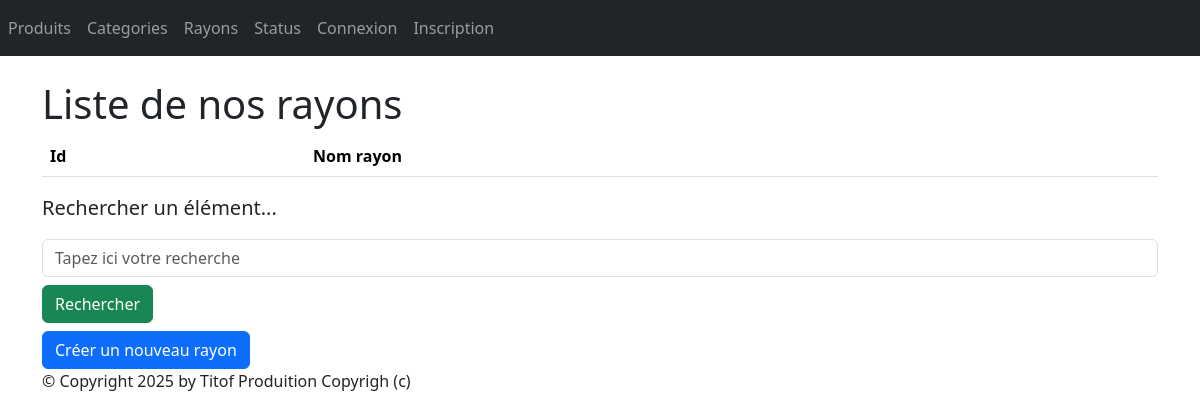
The page /monApp/rayons/ on the database as committed earlier.
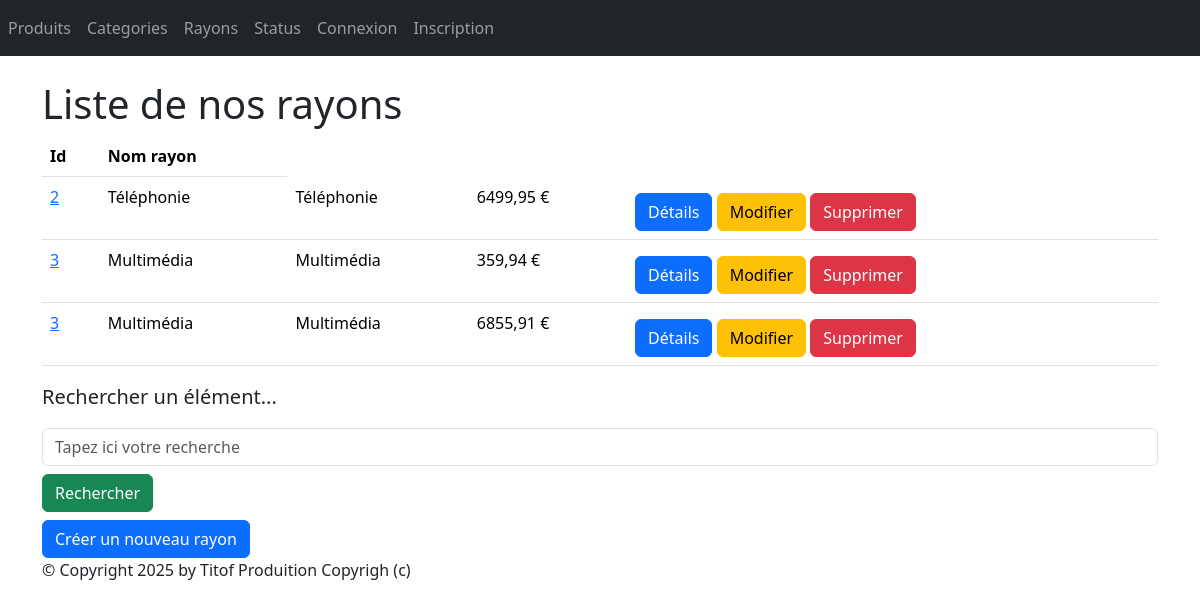
The same page on the database as committed later.
### monApp/models.py (models this page shows, shortened)
class Rayon(models.Model):
    idRayon = models.AutoField(primary_key=True)
    nomRayon = models.CharField(max_length=100)

### monApp/views.py (the view)
class RayonListView(ListView):
    model = Rayon
    template_name = "monApp/list_rayon.html"
    context_object_name = "rayons"
    def get_queryset(self):
        query = self.request.GET.get('search')
        if query:
            return Rayon.objects.filter(nomRayon__icontains=query).prefetch_related(
        Prefetch("contenir_rayon", queryset=Contenir.objects.select_related("produits"))
        )
        return Rayon.objects.prefetch_related(
        Prefetch("contenir_rayon", queryset=Contenir.objects.select_related("produits"))
        )
    def get_context_data(self, **kwargs):
        context = super(RayonListView, self).get_context_data(**kwargs)
        context['titremenu'] = "Liste de mes rayons"
        ryns_dt = []
        for rayon in context['rayons']:
            total = 0
            for contenir in rayon.contenir_rayon.all():
                total += contenir.produits.prixUnitaireProd * contenir.qte
                ryns_dt.append({'rayon': rayon,'total_stock': total})
        context['ryns_dt'] = ryns_dt
        return context

### monApp/templates/monApp/list_rayon.html
{%extends "monApp/base.html"%}
{%block contenu%}
<h1>Liste de nos rayons</h1>
<table class="table">
    <thead>
        <th>Id</th>
        <th>Nom rayon</th>
    </thead>
    <tbody>
        {% for data in ryns_dt %}
        <tr>
            <td><a href="{% url 'rayon-dtl' data.rayon.idRayon %}">{{ data.rayon.idRayon }}</a></td>
            <td>{{ data.rayon.nomRayon }} </td>
            <td>{{ data.rayon.nomRayon }} </td>
            <td>{{ data.total_stock }} €</td>
            <td>
                <a href="{% url 'rayon-dtl' data.rayon.idRayon %}" class="btn btn-primary mt-2">Détails</a>
                <a href="{% url 'rayon-chng' data.rayon.idRayon %}" class="btn btn-warning mt-2">Modifier</a>
                <a href="{% url 'rayon-dlt' data.rayon.idRayon %}" class="btn btn-danger mt-2">Supprimer</a>
            </td>
        </tr>
        {% endfor %}
    </tbody>
</table>
<p class="lead mb-3 ml-0">Rechercher un élément...</p>
<form method="GET" action="">
    <input class="form-control" type="text" name="search" placeholder="Tapez ici votre recherche"
        value="{{ request.GET.search }}">
    <button type="submit" class="btn btn-success mt-2">Rechercher</button>
</form>
<a href="{% url 'create_rayon' %}" class="btn btn-primary mt-2">Créer un nouveau rayon</a>
{%endblock%}

### monApp/templates/monApp/base.html (shortened to what this page needs)
<!doctype html>
{% load static %}
<html lang="fr">
<head>
    {% block styles %}
    <link rel="stylesheet" href="{% static 'styles.css' %}" />
    {% load django_bootstrap5 %}
    {% bootstrap_css %}
    {% endblock %}
</head>
<body>
    {% block nav %}
    <nav class="navbar navbar-expand-md navbar-dark bg-dark mb-4">
        <div class="collapse navbar-collapse" id="navbarNav">
            <ul class="navbar-nav ml-auto">
                <li class="nav-item">
                    <a class="nav-link" href="{% url 'liste_produits' %}">Produits</a>
                </li>
                <li class="nav-item">
                    <a class="nav-link" href="{% url 'lst-ctgrs' %}">Categories</a>
                </li>
                <li class="nav-item">
                    <a class="nav-link" href="{% url 'liste_rayons' %}">Rayons</a>
                </li>
                <li class="nav-item">
                    <a class="nav-link" href="{% url 'liste_statut' %}">Status</a>
                </li>
                {% if user.is_authenticated %}
                <li class="nav-item">
                    <a class="nav-link" href="{% url 'logout' %}">Déconnexion</a>
                </li>
                {%else%}
                <li class="nav-item">
                    <a class="nav-link" href="{% url 'login' %}">Connexion</a>
                </li>
                <li class="nav-item">
                    <a class="nav-link" href="{% url 'register' %}">Inscription</a>
                </li>
                {%endif%}
            </ul>
        </div>
    </nav>
    {% endblock %}
    <main role="main" class="container top-pushed">
        <div class="jumbotron">
            {% block contenu %}
            {% endblock %}
        </div>
    </main>
    <footer class="footer">
        <div class="container">
            <p>&copy; Copyright {% now "Y" %} by Titof Produition Copyrigh (c)</p>
        </div>
    </footer>
</body>
</html>

### static/styles.css (style rules this page uses)
h1 { color: red; }

Rows that differ between the two databases and show on the page:
added Rayon: rayon.idRayon "2", rayon.nomRayon "Téléphonie", total_stock "6499,95"
added Rayon: rayon.idRayon "3", rayon.nomRayon "Multimédia", total_stock "359,94", total_stock "6855,91"
